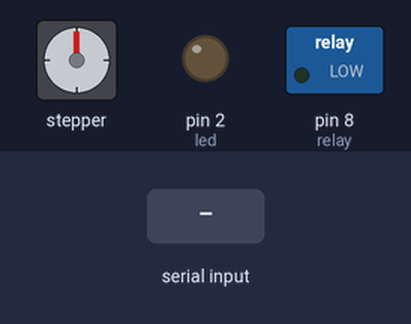
A sketch run on a simulated Arduino Uno, built with avr-gcc and run on an emulated ATmega328P. On the bench: stepper motor, switched loads named in the sketch (green lamp = pin HIGH), output pins drawn as LEDs (lit = HIGH). Wiring (inferred from the names in the program): stepper motor driver (800 steps per turn assumed): step pin 3; direction pin 4. The inputs (shaded band) are chosen by the test bench. Pins used as bus, display or sensor lines are not drawn.

Above: at 2.9 s.
3.0 s: "2\n" received over Serial
At 5.7 s:
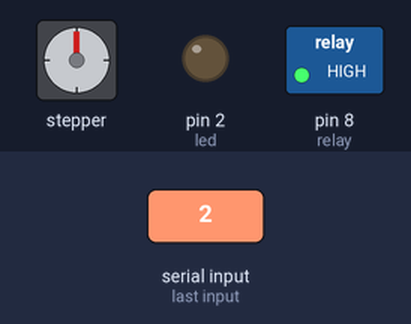
6.0 s: "1\n" received over Serial
12.0 s: "1\n" received over Serial
Timing chart, 0 to 22.1 s (numbered marks = the images above; inputs shaded):
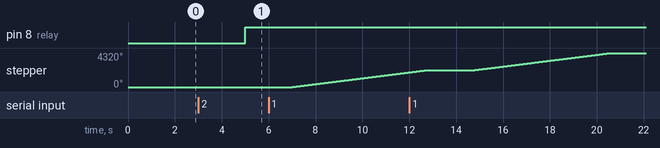

Measured:
- after the input at 3.0 s, pin 8 (relay): LOW → HIGH after 2.0 s
- after the input at 6.0 s, stepper: keeps turning clockwise at about 373°/s, starting after 1.0 s

The sketch:

SerialStepper.ino
```cpp
# define dirPin 4
# define stepPin 3
#define led 2
#define relay 8
# define stepsPerRevolution 800
long state = 0;
int s= 1;

void setup() {
  // Declare pins as output:
  pinMode(stepPin, OUTPUT);
  pinMode(dirPin, OUTPUT);
  pinMode(led, OUTPUT);
  pinMode(relay, OUTPUT);
  digitalWrite(relay,LOW);
  Serial.begin(115200);
}


void loop() {
  // Set the spinning direction clockwise:

  delay(2000);
  state = Serial.parseInt();


  if(state==1){
    digitalWrite(dirPin, HIGH);
    // Spin the stepper motor 1 revolution slowly:
  for (int i = 0; i < 6*stepsPerRevolution; i++) {
    // These four lines result in 1 step:

    digitalWrite(stepPin, HIGH);
    delayMicroseconds(600);
    digitalWrite(stepPin, LOW);
    delayMicroseconds(600);
    }
  }

  else if(state==-1){
    digitalWrite(dirPin, LOW);
    // Spin the stepper motor 1 revolution slowly:
  for (int i = 0; i < 6*stepsPerRevolution; i++) {
    // These four lines result in 1 step:

    digitalWrite(stepPin, HIGH);
    delayMicroseconds(600);
    digitalWrite(stepPin, LOW);
    delayMicroseconds(600);
    }
  }

  else if(state==2){
    digitalWrite(relay,HIGH);
    }
  else if(state==3){
    digitalWrite(relay,LOW);
    }


}
```
